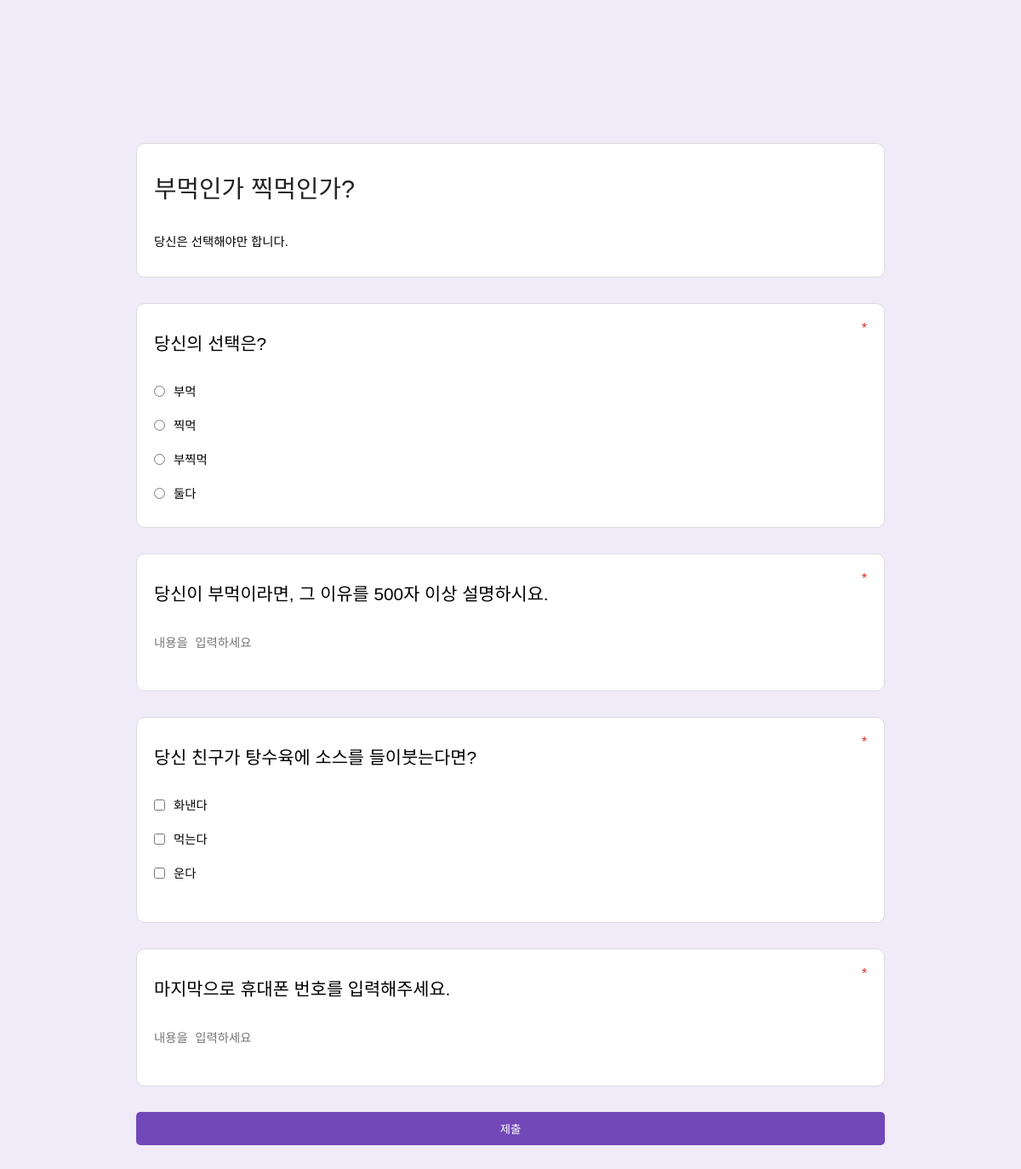
The app's page /forms/p6rRECBjzrrReNJ4XSdF/ with its own data.
### core/models.py (models this page shows)
class Form(models.Model):
    key = models.CharField(max_length=30)
    name = models.CharField(max_length=200)
    title = models.CharField(max_length=200)
    description = models.CharField(max_length=10000, blank = True)
    creator = models.ForeignKey(User, on_delete = models.CASCADE)
    created_at = models.DateTimeField(auto_now_add = True)
    updated_at = models.DateTimeField(auto_now = True)
    questions = models.ManyToManyField(Questions)

class Questions(models.Model):
    name = models.CharField(max_length= 10000)
    type = models.CharField(max_length=20)
    required = models.BooleanField(default= False)
    key = models.CharField(max_length = 5000, blank = True)
    options = models.ManyToManyField(Options)

class Options(models.Model):
    name = models.CharField(max_length=5000)
    is_answer = models.BooleanField(default=False)

### core/views.py (the view)
# urls.py: path('forms/<str:key>/', views.form, name="form"),
def form(request,key) :
  form = FormModel.objects.filter(key = key)
  return render(request, 'forms/_key/index.html',{"form": form[0]})

### templates/forms/_key/index.html (shortened to what this page needs)
{% extends 'base.html' %} {% load static %} {% block css %}
<link rel="stylesheet" href="{% static 'css/form.css' %}?141" />
{% endblock %}  {% block content %}
<div class="fm-container">
    <form class="fm-form" method="POST" action="{% url 'api_form_id' form.key %}" autocomplete="off">
      <div class="fm-form-header fm-form-box">
        <div class=" fm-form-input fm-form-header-title" >{{form.title}}</div>
        <div class=" fm-form-input fm-form-textarea" >{{form.description}}</div>
      </div>
      {% for question in form.questions.all %}
      <div class="fm-form-content fm-form-box">
        <div class="fm-form-centent-top">
          <div class="fm-form-input fm-form-centent-top-input">{{question.name}}</div>
          <div class="fm-form-required">{% if question.required == True %}*{% endif %}</div>
        </div>
        <div class="fm-form-centent-middle">
        {% if question.type == "text" %}
          <div class="fm-type-text">
            <textarea name="{{question.id}}" value="{{form.description}}" class="fm-form-input fm-form-textarea autosize" placeholder="내용을 입력하세요" {% if question.required == True %}required{% endif %}></textarea>
          </div>
        {% endif %}
        {% if question.type == "radio" %}
          {% for option in question.options.all %}
          <div class="fm-type-option">
            <input name="{{question.id}}" value="{{option.id}}" class="fm-form-option" id="{{option.id}}" type="radio" {% if question.required == True %}required{% endif %}></input>
            <label class="fm-form-input" for="{{option.id}}">
              {{option.name}}
            </label>
          </div>
          {% endfor %}
        {% endif %}
        {% if question.type == "checkbox" %}
          {% for option in question.options.all %}
          <div class="fm-type-option">
            <input data-id="{{option.id}}" class="form-checkbox fm-form-option" id="{{option.id}}" type="checkbox" ></input>
            <label data-id="{{option.id}}" class="form-checkbox fm-form-input"  for="{{option.id}}">
              {{option.name}}
            </label>
          </div>
          {% endfor %}
          <input name="{{question.id}}" class="fm-form-options" type="text" {% if question.required == True %}required{% endif %}></input>
        {% endif %}
        </div>
      </div>
      {% endfor %}
      <button class="btn">제출</button>
    </form>
</div>
{% endblock %}

### static/css/base.css (style rules this page uses)
* { box-sizing: border-box; }
body { font-family: 'Noto Sans KR', sans-serif; padding: 0; margin: 0; }
button { border: none; }
input { border: none; }
textarea { border: none; }
.btn { background-color: #7248b9; color: white !important; padding: 10px 10px; font-weight: 300; border-radius: 5px; cursor: pointer; }

### static/css/form.css (style rules this page uses)
body { background-color: #f0ebf8; }
.fm-container { height: 100%; position: relative; background-color: #f0ebf8; padding: 108px 0px; }
.fm-form { position: relative; max-width: 900px; margin: 0 auto; width: 100%; height: 100%; display: flex; flex-direction: column; align-items: stretch; padding: 60px 10px; }
.fm-form-box { display: flex; flex-direction: column; align-items: stretch; gap: 10px 0px; background-color: white; margin-bottom: 30px; padding: 20px 20px; border-radius: 10px; border: 1px solid #dadce0; }
.fm-form-input { padding: 10px 0px; font-size: 0.9rem; border-bottom: 2px solid white; }
.fm-form-textarea { resize: none; }
.fm-form-options { width: 1px; height: 1px; color: white; }
.fm-form-option { margin: 0; }
.fm-form-required { color: #d93025; }
.fm-form-header-title { color: #202124; font-size: 1.8rem; }
.fm-form-centent-top { display: flex; justify-content: space-between; }
.fm-form-centent-top-input { font-size: 1.3rem; width: 100%; }
.fm-type-option { display: flex; align-items: center; height: 40px; gap: 0px 10px; }
.fm-type-option > label { width: 100%; }
.fm-type-text > textarea { width: 100%; }

### records on screen
Form: title "부먹인가 찍먹인가?", description "당신은 선택해야만 합니다."
Questions: name "당신의 선택은?", required "☐ 부먹", required "☐ 찍먹", required "☐ 부찍먹", required "☐ 둘다"
Options: name "부먹"
Options: name "찍먹"
Options: name "부찍먹"
Options: name "둘다"
Questions: name "당신이 부먹이라면, 그 이유를 500자 이상 설명하시요.", id "내용을 입력하세요"
Questions: name "당신 친구가 탕수육에 소스를 들이붓는다면?"
Options: name "화낸다"
Options: name "먹는다"
Options: name "운다"
Questions: name "마지막으로 휴대폰 번호를 입력해주세요.", id "내용을 입력하세요"
